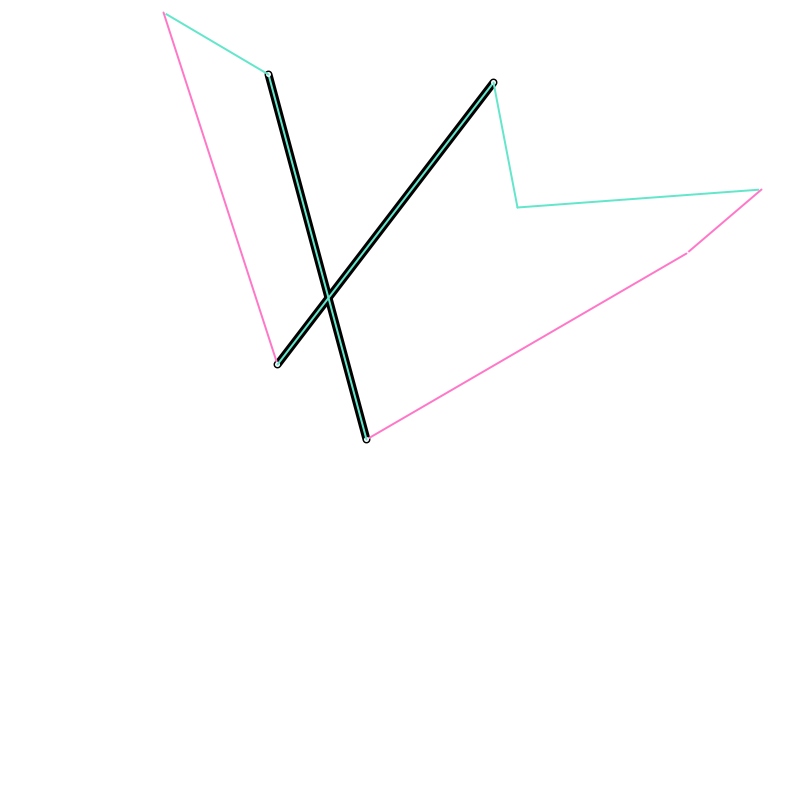
Frame 1 (no input)
Frame 60 (the mouse pressed at the canvas centre just before this capture): identical to frame 1, image omitted
Frame 120 (the mouse held since frame 60 and released just before this capture): identical to frame 1, image omitted

The Processing sketch that drew this single still picture (run headless with seeded random() and noise(); from frame 60 on, the mouse is pressed at the canvas centre):

// Processing sketch: ConcavePolygonBuilder
// ── ConcavePolygonBuilder.pde
int count = 8;

float[] x = new float[count];
float[] y = new float[count];

int r = 10;

boolean isPolygon = false;

boolean[] sideType = new boolean[count]; // convex = true...

void setup() {
  size(800, 800);

  randomizePoints();
  updateSideTypes();
}

void draw() {
  background(0);
  checkPossibleShape(); // if is not a shape, white bg
  // updateSideTypes();

  for (int i = 0; i < count; i++) {
    // sideType[i] = colorChangeByConcaveV2(i);
  }

  for (int i = 0; i < count; i++) {
    // colorChangeBySideTypeV2P2(i);
    
    strokeWeight(5);
    stroke(255);
    point(x[i], y[i]);

    // println("x[" + i + "] = " + x[i] + ";\r\ny[" + i + "] = " + y[i] + ";");

    // colorChangeByConcaveV2(i);
    colorChangeByConcave(i);
    strokeWeight(2);
    line(x[i], y[i], x[(i+1 < count ? i+1:0)], y[(i+1 < count ? i+1:0)]);
  }

  if (mousePressed) {
    movePoints();
  }
}

void randomizePoints() {
  for (int i = 0; i < count; i++) {
    x[i] = random(0, width);
    y[i] = random(0, height);
  }
}

void randomPoly() {
  randomizePoints();
  checkPossibleShape();
  while (!isPolygon) {
    randomizePoints();
    checkPossibleShape();
  }
}

void keyReleased() {
  if (key == 'r') {
    randomizePoints();
  }
  if (key == 'q') {
    randomPoly();
  }
}

void movePoints() {
  boolean captured = false;

  for (int i = 0; i < count; i++) {
    if (dist(x[i], y[i], pmouseX, pmouseY) < r && !captured) {
      x[i] = mouseX;
      y[i] = mouseY;
      captured = true; // prevents moving two at a time
    }
  }
}

void colorChangeByConcave(int i) {
  // b = y - mx
  // x[i], y[i], x[(i+1 < count ? i+1:0)], y[(i+1 < count ? i+1:0)]
  int countAbove = 0;
  int countBelow = 0;
  // int countOn = 0;

  float m = (y[(i+1 < count ? i+1:0)]-y[i])/(x[(i+1 < count ? i+1:0)]-x[i]);
  float b = y[i]-m*x[i];

  for (int j = 0; j < count; j++) {
    if (j != i && j!= (i+1 < count ? i+1:0)) { // don't self check
      if (y[j] > m*x[j]+b) {
        countAbove++;
      } else if (y[j] < m*x[j]+b) {
        countBelow++;
      } else {
        // countOn++; // technically an ignored case
      }
    }
  }

  if (countAbove == 0 || countBelow == 0) { // "convex side"
    stroke(255, 120, 200);
  } else {
    stroke(100, 230, 203);
  }
}

boolean colorChangeByConcaveV2(int i) {
  // b = y - mx
  // x[i], y[i], x[(i+1 < count ? i+1:0)], y[(i+1 < count ? i+1:0)]
  int countAbove = 0;
  int countBelow = 0;
  // int countOn = 0;

  float m = (y[(i+1 < count ? i+1:0)]-y[i])/(x[(i+1 < count ? i+1:0)]-x[i]);
  float b = y[i]-m*x[i];

  // for (int j = 0; j < count; j++) {
  int j = (i-1 > 0 ? i-1:count-1);
  if (j != i && j!= (i+1 < count ? i+1:0)) { // don't self check
    if (y[j] > m*x[j]+b) {
      countAbove++;
    } else if (y[j] < m*x[j]+b) {
      countBelow++;
    } else {
      // countOn++; // technically an ignored case
    }
  }

  j = (i+2 < count ? i+2:(i+2-count)); // line is between i and i+1
  if (j != i && j!= (i+1 < count ? i+1:0)) { // don't self check
    if (y[j] > m*x[j]+b) {
      countAbove++;
    } else if (y[j] < m*x[j]+b) {
      countBelow++;
    } else {
      // countOn++; // technically an ignored case
    }
  }


  if (countAbove == 0 || countBelow == 0) { // "convex side"
    stroke(255, 120, 200);
    return true; // outside
  } else {
    stroke(100, 230, 203);
    return false;
  }
}

void colorChangeBySideTypeV2P2(int i) {
  int ib = (i-1 >= 0 ? i-1:count-1); // i below
  int ia = (i+1 < count ? i+1:0); // i above
  
  if (!(sideType[ib] && sideType[ia]) && sideType[i]) { // if lengths on either side are concave, this is aswell* (*not sure...)
    sideType[i] = false;
    colorChangeBySideTypeV2P2(i); // if this changed, run again.
  }
  
  sideType[i] = true;
}

void checkPossibleShape() { // find intersection, check if within bounds
  for (int i = 0; i < count; i++) { // one line segment
    for (int j = 0; j < count; j++) {
      if (i!=j) {
        float x1l = (x[i] < x[(i+1 < count ? i+1:0)] ? x[i]:x[(i+1 < count ? i+1:0)]);
        float x1r = (x[i] < x[(i+1 < count ? i+1:0)] ? x[(i+1 < count ? i+1:0)]:x[i]);
        float y1t = (y[i] < y[(i+1 < count ? i+1:0)] ? y[i]:y[(i+1 < count ? i+1:0)]);
        float y1b = (y[i] < y[(i+1 < count ? i+1:0)] ? y[(i+1 < count ? i+1:0)]:y[i]);

        float x2l = (x[j] < x[(j+1 < count ? j+1:0)] ? x[j]:x[(j+1 < count ? j+1:0)]);
        float x2r = (x[j] < x[(j+1 < count ? j+1:0)] ? x[(j+1 < count ? j+1:0)]:x[j]);
        float y2t = (y[j] < y[(j+1 < count ? j+1:0)] ? y[j]:y[(j+1 < count ? j+1:0)]);
        float y2b = (y[j] < y[(j+1 < count ? j+1:0)] ? y[(j+1 < count ? j+1:0)]:y[j]);

        float m1 = (y[i]-y[(i+1 < count ? i+1:0)])/(x[i]-x[(i+1 < count ? i+1:0)]);
        float b1 = y[i]-m1*x[i];

        float m2 = (y[j]-y[(j+1 < count ? j+1:0)])/(x[j]-x[(j+1 < count ? j+1:0)]);
        float b2 = y[j]-m2*x[j];

        float xf = (b1-b2)/(m2-m1);
        float yf = m1*xf+b1; // use either version of m or b

        // check if (x, y) is in bounds
        if (xf > x1l+1 && xf < x1r-1 && xf > x2l+1 && xf < x2r-1 && yf > y1t+1 && yf < y1b-1 && yf > y2t+1 && yf < y2b-1) {
          // leniency added to resolve float error range
          background(255);
          isPolygon = false;

          strokeWeight(8);
          stroke(0);
          line(x[i], y[i], x[(i+1 < count ? i+1:0)], y[(i+1 < count ? i+1:0)]);
          line(x[j], y[j], x[(j+1 < count ? j+1:0)], y[(j+1 < count ? j+1:0)]);
          return;
        }
      }
    }
  }
  isPolygon = true;
}

void updateSideTypes() {
  for (int i = 0; i < count; i++) {
    sideType[i] = colorChangeByConcaveV2(i);
  }
  
  for (int i = 0; i < 2*count; i++) {
    colorChangeBySideTypeV2P2(i%count); // runs twice
  }
}
